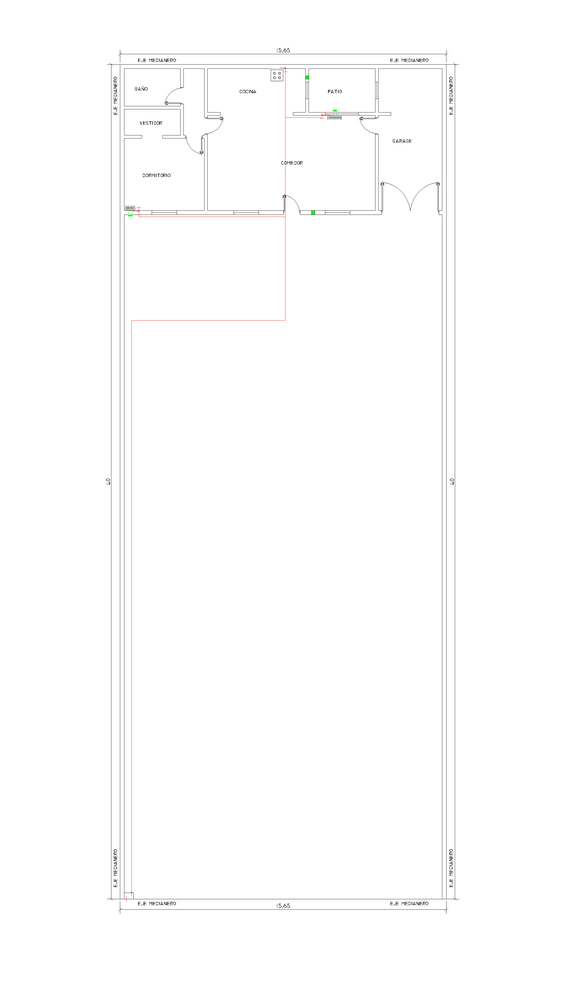
#> input picture backend/src/imagen_entrada/planta_1.png, 562 x 1000 px, shrunk from 2160 x 3840 before the run, found by its file name
$ python 5_2_llave_de_paso.py
#> lines starting #> are read from the running program, lines starting #| are printed output that depends on the picture; after the words box and inside, x2 and y2 are one past the last pixel; in counts of white or black regions, pixels touching at a corner belong together
import cv2
import numpy as np

# Ruta de la imagen de la planta
IMAGEN_PLANTA_PATH = '/home/Maia/planeargas/backend/src/imagen_entrada/planta_1.png'
OUTPUT_TXT_PATH = '/home/Maia/planeargas/backend/src/detecciones/llaves_artefactos.txt'
OUTPUT_LATEX_PATH = '/home/Maia/planeargas/backend/src/detecciones/deteccion_llaves_artefactos.tex'

# Cargar la imagen
imagen_planta = cv2.imread(IMAGEN_PLANTA_PATH)
#> imagen_planta is the input picture: shape (1000, 562, 3); mean B, G, R 253.3, 253.3, 253.5

# Convertir la imagen a espacio de color HSV para detectar el color rojo
hsv = cv2.cvtColor(imagen_planta, cv2.COLOR_BGR2HSV)
#> hsv: shape (1000, 562, 3); mean H, S, V 0.1, 0.2, 253.5

# Definir el rango de color rojo para detectar llaves de paso
rojo_bajo1 = np.array([0, 100, 100])
rojo_alto1 = np.array([10, 255, 255])
rojo_bajo2 = np.array([160, 100, 100])
rojo_alto2 = np.array([180, 255, 255])

# Crear dos máscaras para el color rojo
mascara_rojo1 = cv2.inRange(hsv, rojo_bajo1, rojo_alto1)
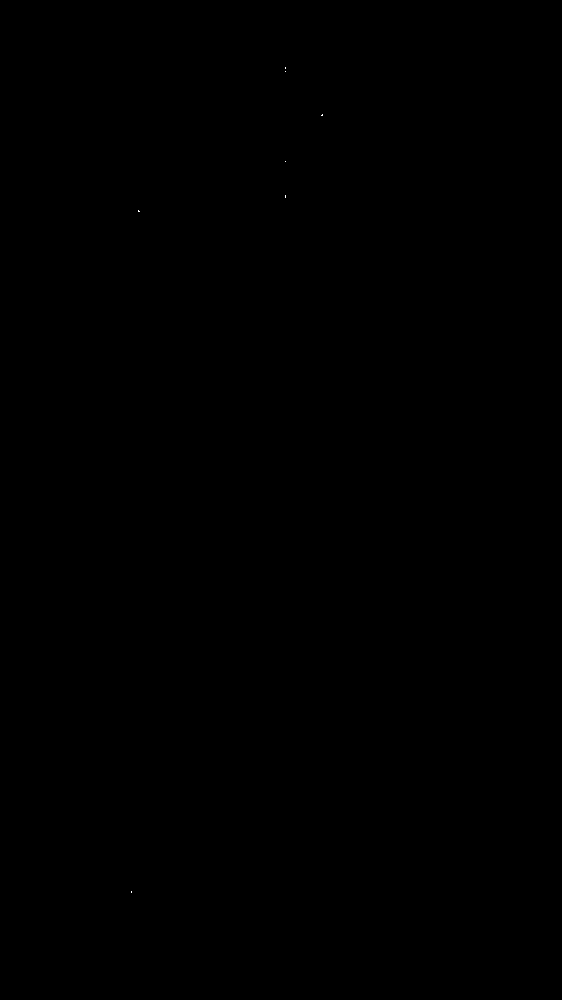
#> mascara_rojo1: shape (1000, 562); 0% white in thin lines or dots, all inside (x1, y1, x2, y2) = (131, 67, 323, 893)
mascara_rojo2 = cv2.inRange(hsv, rojo_bajo2, rojo_alto2)
#> mascara_rojo2: shape (1000, 562); every value is 0

# Combinar las dos máscaras
mascara_rojo = mascara_rojo1 | mascara_rojo2

# Encontrar contornos de las llaves de paso (rectángulos rojos)
contornos_llaves, _ = cv2.findContours(mascara_rojo, cv2.RETR_EXTERNAL, cv2.CHAIN_APPROX_SIMPLE)
#> contornos_llaves = 7 contours, all with area under 20

# Lista para almacenar las coordenadas de las llaves
coordenadas_llaves = []

# Filtrar contornos que sean rectángulos y determinar si son llaves de paso
for contorno in contornos_llaves:
    x, y, w, h = cv2.boundingRect(contorno)
    aspect_ratio = float(w) / h
    if 0.2 < aspect_ratio < 5:  # Ajusta los valores para detectar correctamente las llaves de paso
        coordenadas_llaves.append((x + w // 2, y + h // 2))
#> this loop made 7 passes
#> (contorno, x, y, w, h, aspect_ratio) on passes 1, 2, 3, 5, 7: ([[131, 891], [131, 892]], 131, 891, 1, 2, 0.5), ([[138, 210], [138, 211], [139, 211]], 138, 210, 2, 2, 1), ([[285, 195], [285, 197]], 285, 195, 1, 3, 0.333), ([[322, 114], [321, 115], [322, 115]], 321, 114, 2, 2, 1), ([[285, 67], [285, 68]], 285, 67, 1, 2, 0.5)
#> (x, y, w, h, aspect_ratio) on passes 4, 6: (285, 161, 1, 1, 1), (285, 71, 1, 1, 1)
#> after the loop, coordenadas_llaves = [(131, 892), (139, 211), (285, 196), (285, 161), (322, 115), (285, 71), (285, 68)]

# Detectar artefactos (color gris)
gris_bajo = np.array([0, 0, 100])
gris_alto = np.array([180, 50, 200])
mascara_gris = cv2.inRange(hsv, gris_bajo, gris_alto)
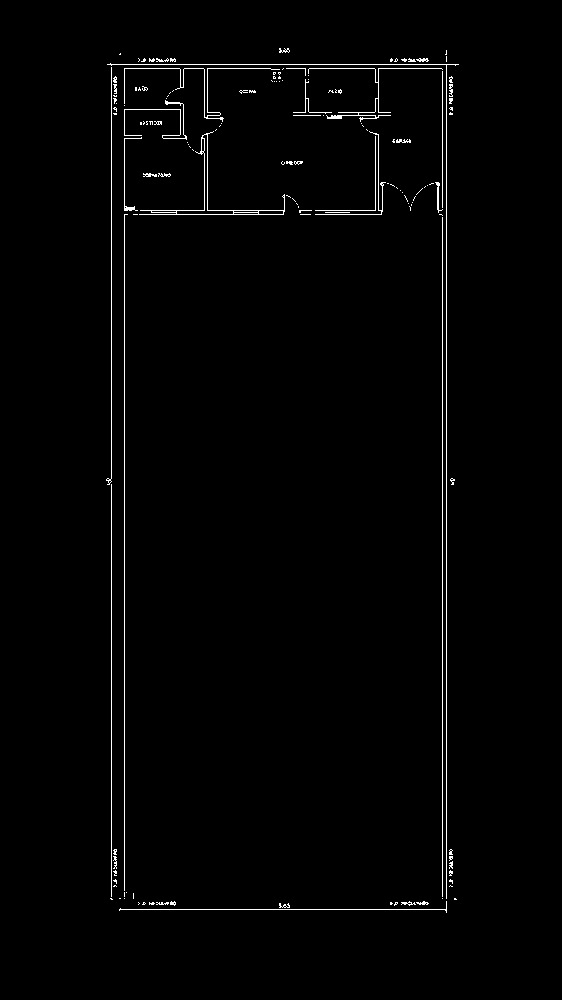
#> mascara_gris: shape (1000, 562); 1.3% white in thin lines or dots, all inside (x1, y1, x2, y2) = (106, 48, 459, 913)

contornos_artefactos, _ = cv2.findContours(mascara_gris, cv2.RETR_EXTERNAL, cv2.CHAIN_APPROX_SIMPLE)
#> contornos_artefactos = 146 contours, 139 with area under 20; largest, box (x1, y1, x2, y2) and area: (139, 131, 285, 215) 772, (308, 68, 443, 122) 49, (435, 182, 443, 213) 34, (124, 137, 142, 211) 31, (124, 100, 187, 140) 26, (416, 58, 429, 62) 22, (143, 173, 157, 177) 21

# Lista para almacenar las coordenadas de los artefactos (centroides)
coordenadas_artefactos = []
for contorno in contornos_artefactos:
    M = cv2.moments(contorno)
    if M["m00"] != 0:
        cx = int(M["m10"] / M["m00"])
        cy = int(M["m01"] / M["m00"])
        coordenadas_artefactos.append((cx, cy))
#> this loop made 146 passes
#> (contorno, cx, cy) on passes 12, 16: ([[454, 898], [454, 899], [456, 899], [455, 898]], 454, 898), ([[110, 898], [111, 899], [112, 899], [111, 898]], 111, 898)
#> (cx, cy) on passes 1 to 6: (283, 905), (395, 903), (390, 903), (163, 903), (151, 903), (143, 903)
#> after the loop, coordenadas_artefactos = 83 pairs, first value 108 to 454, second value 50 to 909

# Generar archivo LaTeX para visualizar las llaves de paso y artefactos
with open(OUTPUT_LATEX_PATH, 'w') as f:
    f.write("\\documentclass{article}\n")
    f.write("\\usepackage{tikz}\n")
    f.write("\\begin{document}\n")
    f.write("\\begin{tikzpicture}\n")

    # Graficar artefactos (en gris)
    for artefacto in coordenadas_artefactos:
        f.write(f"\\fill[gray] ({artefacto[0] / 100},{artefacto[1] / 100}) circle (2pt);\n")
#> this loop made 83 passes
#> artefacto on passes 1 to 12: (283, 905), (395, 903), (390, 903), (163, 903), (151, 903), (143, 903), (323, 909), (422, 902), (407, 902), (172, 902), (454, 898), (111, 898)

    # Graficar llaves de paso (en rojo)
    for llave in coordenadas_llaves:
        f.write(f"\\fill[red] ({llave[0] / 100},{llave[1] / 100}) circle (2pt);\n")
#> this loop made 7 passes

    f.write("\\end{tikzpicture}\n")
    f.write("\\end{document}\n")

print(f"Archivo LaTeX generado: {OUTPUT_LATEX_PATH}")

$ run again, with backend/src/imagen_entrada/planta_11.png copied over backend/src/imagen_entrada/planta_1.png
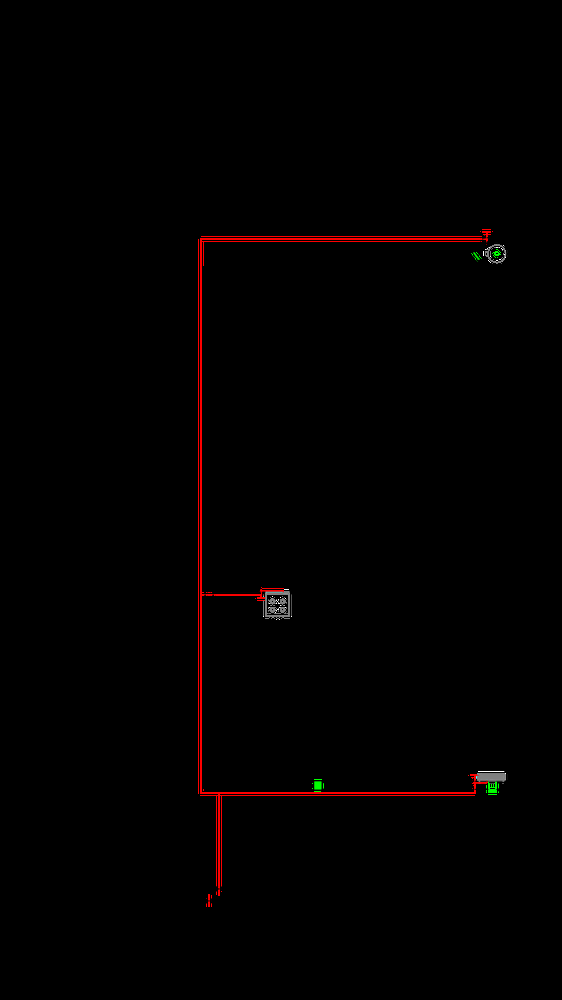
#> input picture backend/src/imagen_entrada/planta_11.png, 562 x 1000 px, shrunk from 2160 x 3840 before the run, found by its file name
#> imagen_planta is the input picture: shape (1000, 562, 3); mean B, G, R 0.2, 0.3, 2.2
#> hsv: shape (1000, 562, 3); mean H, S, V 0, 2.5, 2.3
#> `mascara_rojo1 = cv2.inRange(hsv, rojo_bajo1, rojo_alto1)`:
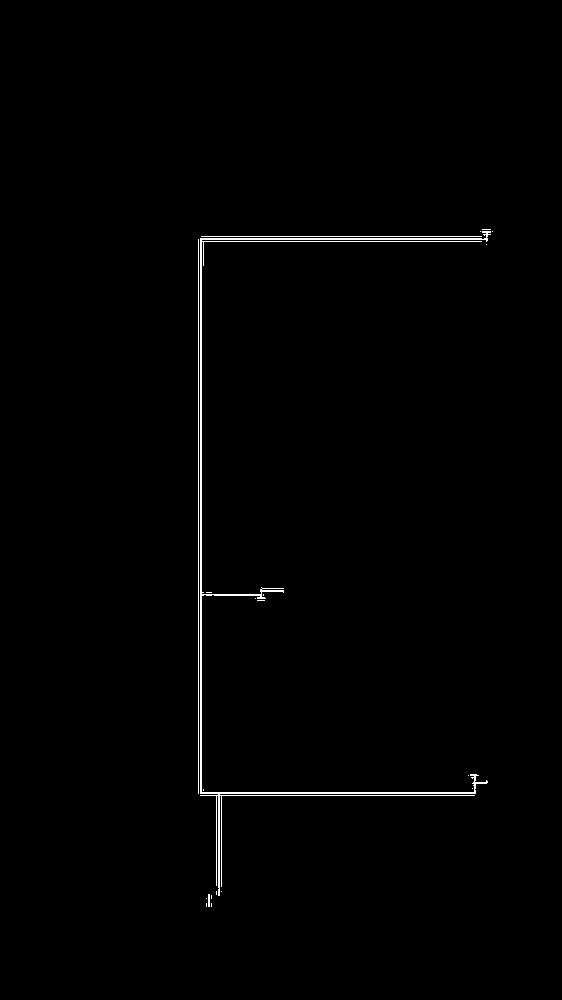
#> mascara_rojo1: shape (1000, 562); 0.79% white in thin lines or dots, all inside (x1, y1, x2, y2) = (198, 229, 493, 907)
#> mascara_rojo2: shape (1000, 562); every value is 0
#> contornos_llaves = 21 contours, 20 with area under 20; largest, box (x1, y1, x2, y2) and area: (200, 231, 491, 896) 1380
#> the loop `for contorno in contornos_llaves:` made 21 passes
#> (contorno, x, y, w, h, aspect_ratio) on passes 1, 2, 4, 5, 7, 8: ([[211, 903], [211, 906]], 211, 903, 1, 4, 0.25), ([[206, 903], [206, 906]], 206, 903, 1, 4, 0.25), ([[211, 895], [211, 898]], 211, 895, 1, 4, 0.25), ([[208, 894], [208, 906], [209, 906], [209, 894]], 208, 894, 2, 13, 0.154), ([[216, 891], [216, 894]], 216, 891, 1, 4, 0.25), ([[203, 789], [203, 790]], 203, 789, 1, 2, 0.5)
#> after the loop `for contorno in contornos_llaves:`: coordenadas_llaves = [(211, 905), (206, 905), (206, 898), (211, 897), (221, 891), (216, 893), (203, 790), (472, 788), (468, 775), (255, 598), (263, 595), (486, 244), (492, 231), (345, 563), (480, 231)]
#> mascara_gris: shape (1000, 562); 0.13% white; 15 white regions (9 under 20 px)
#> contornos_artefactos = 14 contours, 8 with area under 20; largest, box (x1, y1, x2, y2) and area: (485, 244, 506, 264) 276, (477, 773, 506, 782) 189, (265, 591, 290, 619) 112, (268, 607, 287, 614) 50, (268, 597, 277, 606) 26, (280, 597, 287, 606) 22
#> the loop `for contorno in contornos_artefactos:` made 14 passes
#> (cx, cy) on passes 1, 4, 10, 11, 13, 14: (491, 776), (277, 609), (282, 600), (272, 600), (277, 605), (495, 253)
#> after the loop `for contorno in contornos_artefactos:`: coordenadas_artefactos = [(491, 776), (277, 609), (282, 600), (272, 600), (277, 605), (495, 253)]
#> the loop `for artefacto in coordenadas_artefactos:` made 6 passes
#> the loop `for llave in coordenadas_llaves:` made 15 passes
